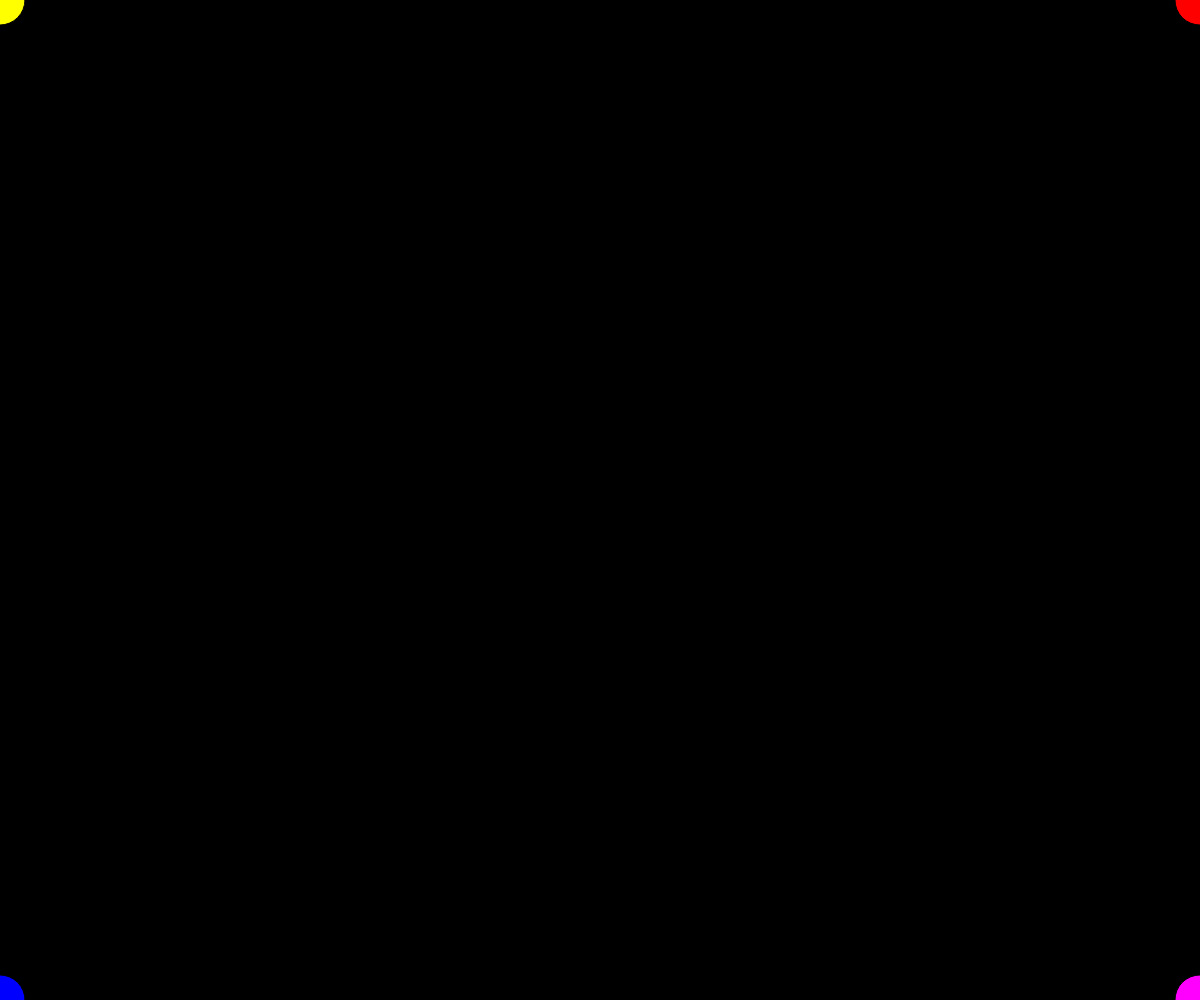
Frame 1 (no input)
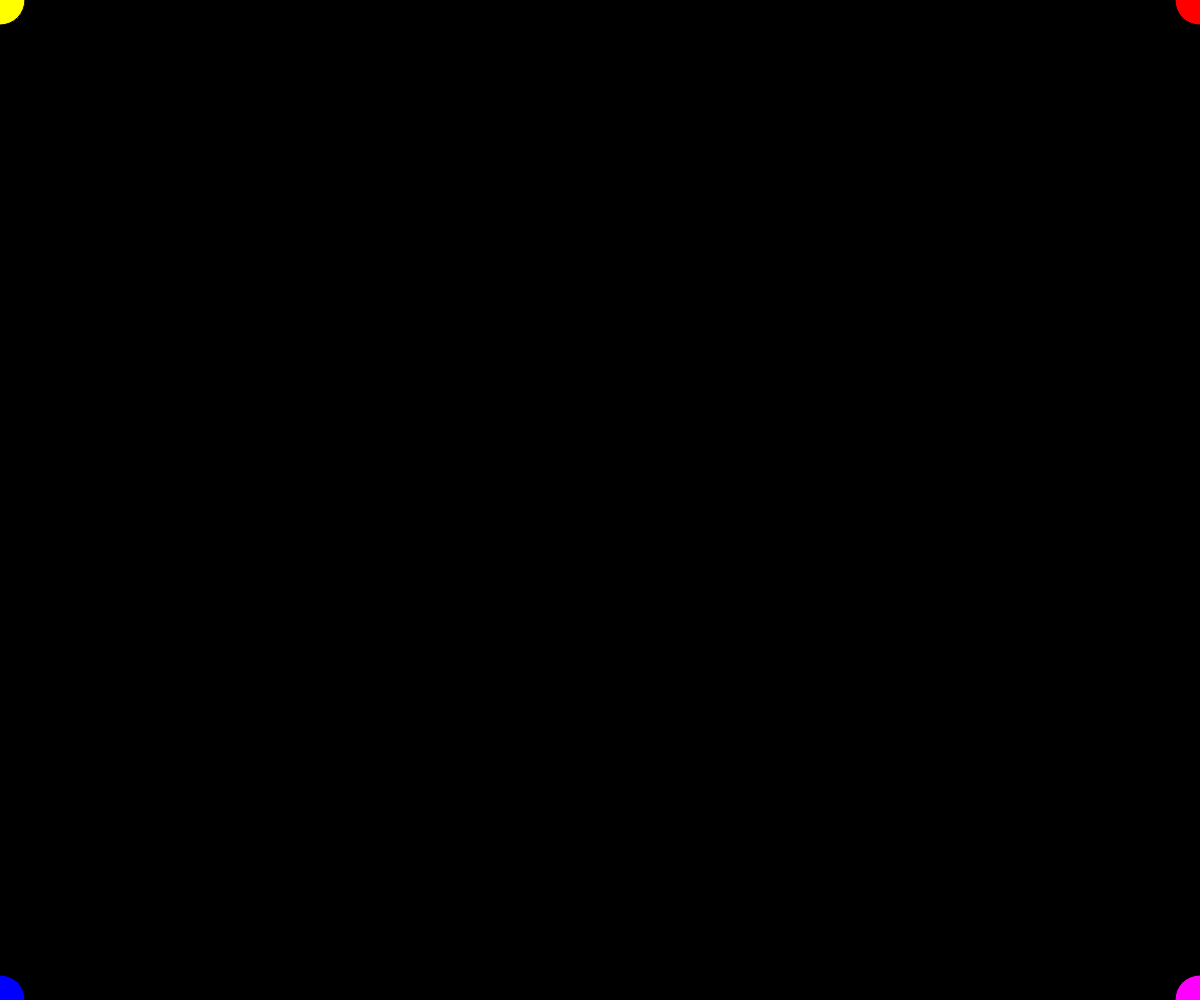
Frame 60 (no input)
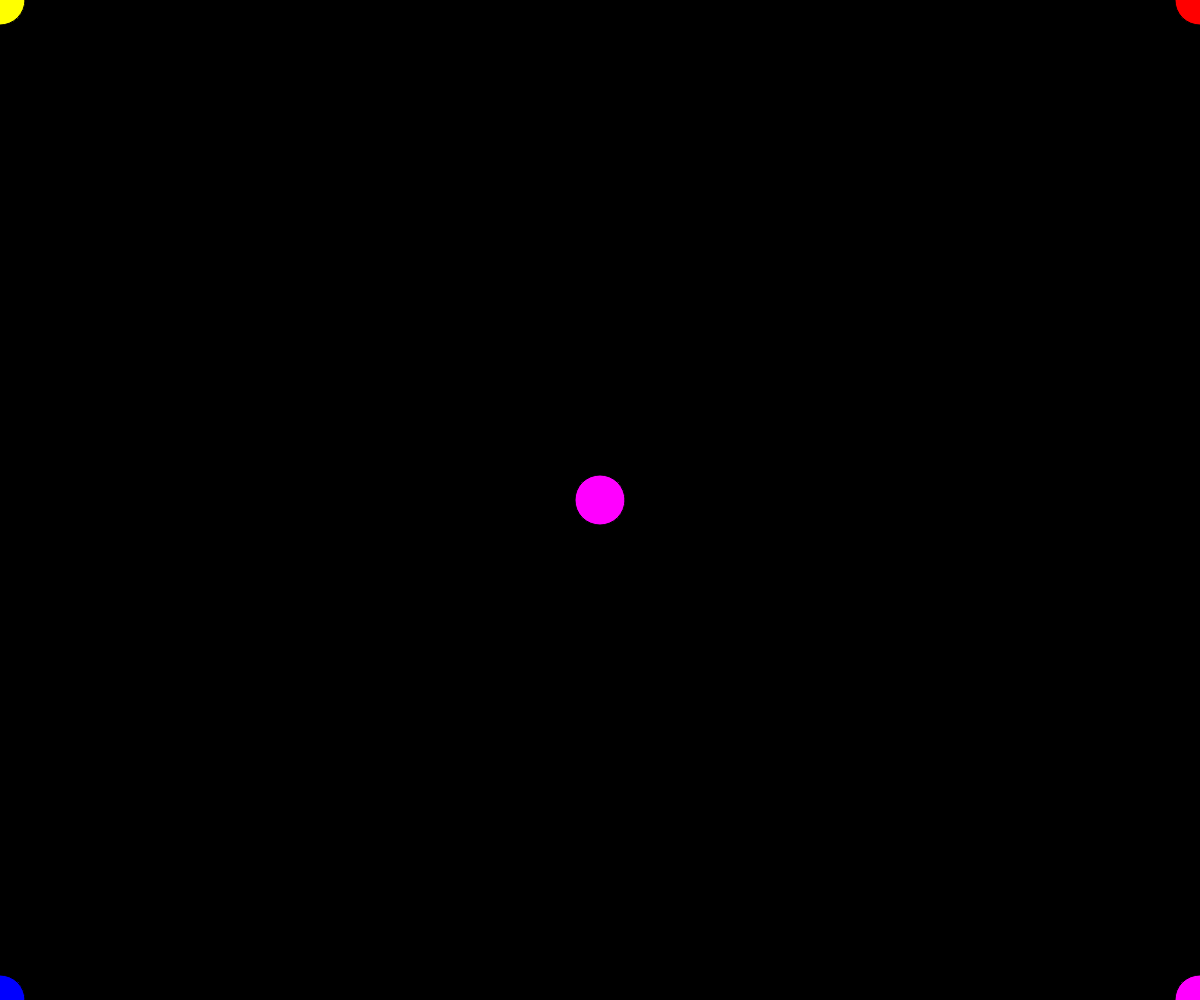
Frame 120 (the mouse pressed at the canvas centre since frame 60)

The p5.js sketch that drew these frames (run headless with seeded random() and noise() and a simulated clock; from frame 60 on, the mouse is pressed at the canvas centre):

// p5.js sketch
// ── sketch.js


function preload() {
  
}

function setup() {
  createCanvas(windowWidth, windowHeight);
  pixelDensity(1);
  background(0);
}

function draw() {
  
  fill(255, 255,0)
  stroke(0)
  ellipse(mouseX, mouseY, 50, 50)

  fill(255,0,0)
  stroke(0)
  ellipse(width - mouseX, mouseY, 50, 50)

  fill(0,0,255)
  stroke(0)
  ellipse( mouseX,height- mouseY, 50, 50)


  fill(255,0,255)
  stroke(0)
  ellipse(width - mouseX,height- mouseY, 50, 50)
 

}



function mouseClicked() {

}
